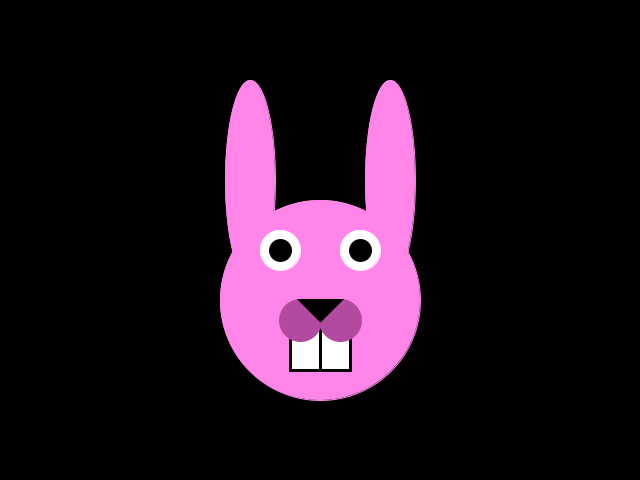
Frame 1 (no input)
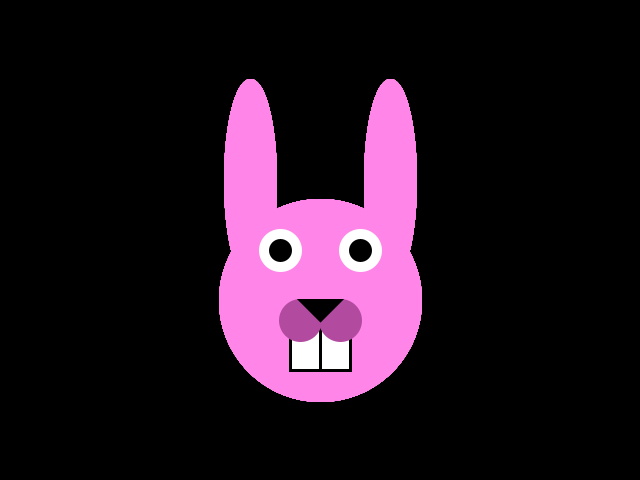
Frame 60 (the mouse pressed at the canvas centre just before this capture)
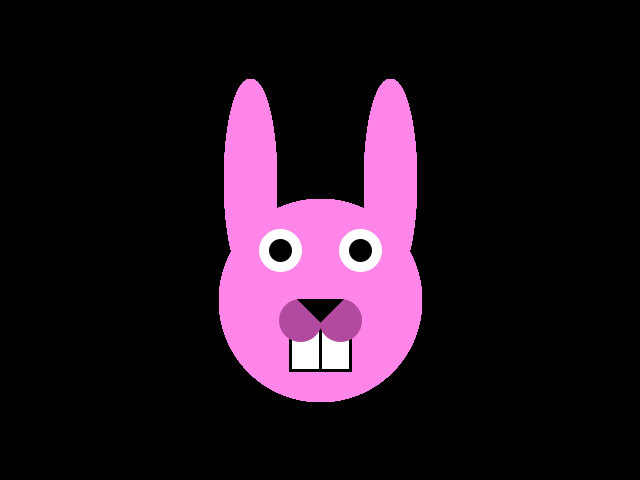
Frame 120 (the mouse held since frame 60 and released just before this capture)

The Processing sketch that drew these frames (run headless with seeded random() and noise(); from frame 60 on, the mouse is pressed at the canvas centre):

// Processing sketch: exercice_libre_processing
// ── exercice_libre_processing.pde
void setup ()
{
  size(640,480);
  background(0);
}

void draw ()
{
  fill(255,133,232);
  stroke(255,133,232);
  ellipse (320,300, 200,200);
  
  ellipse(250,180, 50,200);
  
  ellipse(390,180, 50,200);
  
  fill(255);
  stroke(255);
  ellipse(280,250, 40,40);
  
  ellipse(360,250, 40,40);
  
  stroke(0);
  strokeWeight(3);
  rect(320,320, 30,50);
  
  rect(290,320, 30,50);
  
  fill(0);
  ellipse(280,250, 20,20);
  
  ellipse(360,250, 20,20);
  
  fill(178,75,159);
  stroke(178,75,159);
  ellipse(340,320, 40,40);
  
  ellipse(300,320, 40,40);
  
  fill(0);
  stroke(0);
    triangle(300,300,340,300,320,320);
}
